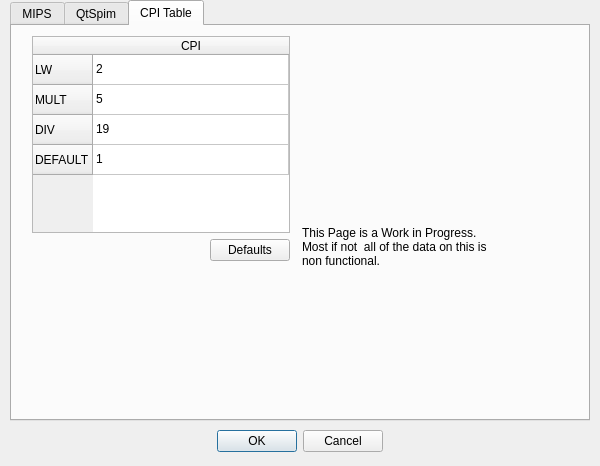
<?xml version="1.0" encoding="UTF-8"?>
<ui version="4.0">
 <class>SettingDialog</class>
 <widget class="QDialog" name="SettingDialog">
  <property name="geometry">
   <rect>
    <x>0</x>
    <y>0</y>
    <width>600</width>
    <height>466</height>
   </rect>
  </property>
  <property name="windowTitle">
   <string>QtSpim Settings</string>
  </property>
  <widget class="QTabWidget" name="tabWidget">
   <property name="geometry">
    <rect>
     <x>10</x>
     <y>0</y>
     <width>580</width>
     <height>421</height>
    </rect>
   </property>
   <property name="currentIndex">
    <number>2</number>
   </property>
   <widget class="QWidget" name="tab">
    <attribute name="title">
     <string>MIPS</string>
    </attribute>
    <widget class="QWidget" name="gridLayoutWidget_1">
     <property name="geometry">
      <rect>
       <x>20</x>
       <y>10</y>
       <width>531</width>
       <height>371</height>
      </rect>
     </property>
     <layout class="QGridLayout" name="gridLayout">
      <item row="1" column="0">
       <widget class="QGroupBox" name="groupBox_3">
        <property name="title">
         <string>Exception Handler</string>
        </property>
        <widget class="QWidget" name="gridLayoutWidget_2">
         <property name="geometry">
          <rect>
           <x>20</x>
           <y>20</y>
           <width>481</width>
           <height>72</height>
          </rect>
         </property>
         <layout class="QVBoxLayout" name="verticalLayout_2">
          <item>
           <layout class="QGridLayout" name="gridLayout_3">
            <item row="0" column="3">
             <widget class="QLineEdit" name="exceptionHandlerLineEdit">
              <property name="sizePolicy">
               <sizepolicy hsizetype="Preferred" vsizetype="Fixed">
                <horstretch>1</horstretch>
                <verstretch>0</verstretch>
               </sizepolicy>
              </property>
              <property name="alignment">
               <set>Qt::AlignCenter</set>
              </property>
             </widget>
            </item>
            <item row="0" column="0">
             <widget class="QCheckBox" name="loadExceptionHandlerCheckBox">
              <property name="sizePolicy">
               <sizepolicy hsizetype="Fixed" vsizetype="Fixed">
                <horstretch>0</horstretch>
                <verstretch>0</verstretch>
               </sizepolicy>
              </property>
              <property name="text">
               <string>Load Exception Handler</string>
              </property>
             </widget>
            </item>
            <item row="0" column="2">
             <widget class="QLabel" name="label_2">
              <property name="sizePolicy">
               <sizepolicy hsizetype="Fixed" vsizetype="Fixed">
                <horstretch>0</horstretch>
                <verstretch>0</verstretch>
               </sizepolicy>
              </property>
              <property name="text">
               <string>File</string>
              </property>
             </widget>
            </item>
            <item row="0" column="4">
             <widget class="QToolButton" name="exceptionHandlerToolButton">
              <property name="minimumSize">
               <size>
                <width>26</width>
                <height>22</height>
               </size>
              </property>
              <property name="text">
               <string>...</string>
              </property>
             </widget>
            </item>
            <item row="0" column="1">
             <spacer name="horizontalSpacer_3">
              <property name="orientation">
               <enum>Qt::Horizontal</enum>
              </property>
              <property name="sizeHint" stdset="0">
               <size>
                <width>20</width>
                <height>20</height>
               </size>
              </property>
             </spacer>
            </item>
           </layout>
          </item>
          <item alignment="Qt::AlignHCenter">
           <widget class="QPushButton" name="exceptionHandlerResetButton">
            <property name="minimumSize">
             <size>
              <width>200</width>
              <height>32</height>
             </size>
            </property>
            <property name="text">
             <string>Use default exception handler</string>
            </property>
           </widget>
          </item>
         </layout>
        </widget>
       </widget>
      </item>
      <item row="0" column="0">
       <widget class="QGroupBox" name="groupBox_2">
        <property name="title">
         <string>MIPS Simulation Settings</string>
        </property>
        <widget class="QWidget" name="layoutWidget_1">
         <property name="geometry">
          <rect>
           <x>20</x>
           <y>30</y>
           <width>487</width>
           <height>141</height>
          </rect>
         </property>
         <layout class="QVBoxLayout" name="verticalLayout_1">
          <item>
           <layout class="QGridLayout" name="gridLayout_2">
            <item row="0" column="0">
             <widget class="settableCheckBox" name="bareMachineCheckBox">
              <property name="text">
               <string>Bare Machine</string>
              </property>
             </widget>
            </item>
            <item row="1" column="0">
             <widget class="settableCheckBox" name="delayedBranchCheckBox">
              <property name="text">
               <string>Enable Delayed Branches</string>
              </property>
             </widget>
            </item>
            <item row="1" column="1">
             <widget class="settableCheckBox" name="delayedLoadCheckBox">
              <property name="text">
               <string>Enable Delayed Loads</string>
              </property>
             </widget>
            </item>
            <item row="2" column="0">
             <widget class="QCheckBox" name="mappedIOCheckBox">
              <property name="text">
               <string>Enable Mapped IO</string>
              </property>
             </widget>
            </item>
            <item row="0" column="1">
             <widget class="settableCheckBox" name="pseudoInstCheckBox">
              <property name="text">
               <string>Accept Pseudo Instructions</string>
              </property>
             </widget>
            </item>
           </layout>
          </item>
          <item>
           <layout class="QHBoxLayout" name="horizontalLayout">
            <item>
             <widget class="QPushButton" name="simplePushButton">
              <property name="minimumSize">
               <size>
                <width>239</width>
                <height>32</height>
               </size>
              </property>
              <property name="text">
               <string>Simple Machine</string>
              </property>
             </widget>
            </item>
            <item>
             <widget class="QPushButton" name="barePushButton">
              <property name="minimumSize">
               <size>
                <width>238</width>
                <height>32</height>
               </size>
              </property>
              <property name="text">
               <string>Bare Machine</string>
              </property>
             </widget>
            </item>
           </layout>
          </item>
         </layout>
        </widget>
       </widget>
      </item>
     </layout>
    </widget>
   </widget>
   <widget class="QWidget" name="tab_2">
    <attribute name="title">
     <string>QtSpim</string>
    </attribute>
    <widget class="QWidget" name="verticalLayoutWidget_1">
     <property name="geometry">
      <rect>
       <x>20</x>
       <y>10</y>
       <width>541</width>
       <height>371</height>
      </rect>
     </property>
     <layout class="QVBoxLayout" name="verticalLayout_4">
      <item>
       <widget class="QGroupBox" name="groupBox">
        <property name="title">
         <string>Simulator</string>
        </property>
        <widget class="QWidget" name="layoutWidget_2">
         <property name="geometry">
          <rect>
           <x>20</x>
           <y>20</y>
           <width>491</width>
           <height>91</height>
          </rect>
         </property>
         <layout class="QVBoxLayout" name="verticalLayout_3">
          <item>
           <layout class="QHBoxLayout" name="horizontalLayout_2">
            <item>
             <widget class="QLabel" name="label_3">
              <property name="text">
               <string>Length of Recent File list</string>
              </property>
             </widget>
            </item>
            <item>
             <widget class="QLineEdit" name="recentFilesLineEdit">
              <property name="sizePolicy">
               <sizepolicy hsizetype="Fixed" vsizetype="Fixed">
                <horstretch>0</horstretch>
                <verstretch>0</verstretch>
               </sizepolicy>
              </property>
             </widget>
            </item>
            <item>
             <spacer name="horizontalSpacer_4">
              <property name="orientation">
               <enum>Qt::Horizontal</enum>
              </property>
              <property name="sizeHint" stdset="0">
               <size>
                <width>0</width>
                <height>0</height>
               </size>
              </property>
             </spacer>
            </item>
           </layout>
          </item>
          <item>
           <layout class="QHBoxLayout" name="horizontalLayout_3">
            <item>
             <widget class="QCheckBox" name="quietCheckBox">
              <property name="text">
               <string>Quiet</string>
              </property>
             </widget>
            </item>
           </layout>
          </item>
         </layout>
        </widget>
       </widget>
      </item>
      <item>
       <widget class="QGroupBox" name="groupBox_4">
        <property name="title">
         <string>Register Windows</string>
        </property>
        <widget class="QWidget" name="gridLayoutWidget_3">
         <property name="geometry">
          <rect>
           <x>20</x>
           <y>20</y>
           <width>491</width>
           <height>91</height>
          </rect>
         </property>
         <layout class="QGridLayout" name="gridLayout_4">
          <item row="1" column="1">
           <widget class="QLineEdit" name="regWinBackgroundLineEdit">
            <property name="sizePolicy">
             <sizepolicy hsizetype="Fixed" vsizetype="Fixed">
              <horstretch>0</horstretch>
              <verstretch>0</verstretch>
             </sizepolicy>
            </property>
           </widget>
          </item>
          <item row="0" column="1">
           <widget class="QLineEdit" name="regWinFontLineEdit">
            <property name="sizePolicy">
             <sizepolicy hsizetype="Fixed" vsizetype="Fixed">
              <horstretch>0</horstretch>
              <verstretch>0</verstretch>
             </sizepolicy>
            </property>
           </widget>
          </item>
          <item row="1" column="0">
           <widget class="QLabel" name="label_4">
            <property name="text">
             <string>Background Color</string>
            </property>
            <property name="alignment">
             <set>Qt::AlignRight|Qt::AlignTrailing|Qt::AlignVCenter</set>
            </property>
           </widget>
          </item>
          <item row="1" column="2">
           <widget class="QToolButton" name="regWinBackgroundToolButton">
            <property name="minimumSize">
             <size>
              <width>26</width>
              <height>22</height>
             </size>
            </property>
            <property name="text">
             <string>...</string>
            </property>
           </widget>
          </item>
          <item row="0" column="0">
           <widget class="QLabel" name="label">
            <property name="text">
             <string>Font</string>
            </property>
           </widget>
          </item>
          <item row="0" column="4">
           <widget class="QLineEdit" name="regWinFontColorLineEdit"/>
          </item>
          <item row="0" column="5">
           <widget class="QToolButton" name="regWinFontColorToolButton">
            <property name="minimumSize">
             <size>
              <width>26</width>
              <height>22</height>
             </size>
            </property>
            <property name="text">
             <string>...</string>
            </property>
           </widget>
          </item>
          <item row="0" column="3">
           <widget class="QLabel" name="label_7">
            <property name="text">
             <string>Color</string>
            </property>
           </widget>
          </item>
          <item row="0" column="2">
           <widget class="QToolButton" name="regWinFontToolButton">
            <property name="minimumSize">
             <size>
              <width>26</width>
              <height>22</height>
             </size>
            </property>
            <property name="text">
             <string>...</string>
            </property>
           </widget>
          </item>
         </layout>
        </widget>
       </widget>
      </item>
      <item>
       <widget class="QGroupBox" name="groupBox_5">
        <property name="title">
         <string>Text and Data Windows</string>
        </property>
        <widget class="QWidget" name="gridLayoutWidget_4">
         <property name="geometry">
          <rect>
           <x>20</x>
           <y>20</y>
           <width>491</width>
           <height>91</height>
          </rect>
         </property>
         <layout class="QGridLayout" name="gridLayout_5">
          <item row="0" column="5">
           <widget class="QToolButton" name="textWinFontColorToolButton">
            <property name="minimumSize">
             <size>
              <width>26</width>
              <height>22</height>
             </size>
            </property>
            <property name="text">
             <string>...</string>
            </property>
           </widget>
          </item>
          <item row="0" column="4">
           <widget class="QLineEdit" name="textWinFontColorLineEdit"/>
          </item>
          <item row="1" column="1">
           <widget class="QLineEdit" name="textWinBackgroundLineEdit">
            <property name="sizePolicy">
             <sizepolicy hsizetype="Fixed" vsizetype="Fixed">
              <horstretch>0</horstretch>
              <verstretch>0</verstretch>
             </sizepolicy>
            </property>
           </widget>
          </item>
          <item row="1" column="0">
           <widget class="QLabel" name="label_6">
            <property name="text">
             <string>Background Color</string>
            </property>
           </widget>
          </item>
          <item row="1" column="2">
           <widget class="QToolButton" name="textWinBackgroundToolButton">
            <property name="minimumSize">
             <size>
              <width>26</width>
              <height>22</height>
             </size>
            </property>
            <property name="text">
             <string>...</string>
            </property>
           </widget>
          </item>
          <item row="0" column="3">
           <widget class="QLabel" name="label_8">
            <property name="text">
             <string>Color</string>
            </property>
           </widget>
          </item>
          <item row="0" column="0">
           <widget class="QLabel" name="label_5">
            <property name="text">
             <string>Font</string>
            </property>
           </widget>
          </item>
          <item row="0" column="2">
           <widget class="QToolButton" name="textWinFontToolButton">
            <property name="minimumSize">
             <size>
              <width>26</width>
              <height>22</height>
             </size>
            </property>
            <property name="text">
             <string>...</string>
            </property>
           </widget>
          </item>
          <item row="0" column="1">
           <widget class="QLineEdit" name="textWinFontLineEdit">
            <property name="sizePolicy">
             <sizepolicy hsizetype="Fixed" vsizetype="Fixed">
              <horstretch>0</horstretch>
              <verstretch>0</verstretch>
             </sizepolicy>
            </property>
           </widget>
          </item>
         </layout>
        </widget>
       </widget>
      </item>
     </layout>
    </widget>
   </widget>
   <widget class="QWidget" name="tab_3">
    <attribute name="title">
     <string>CPI Table</string>
    </attribute>
    <widget class="QWidget" name="layoutWidget">
     <property name="geometry">
      <rect>
       <x>20</x>
       <y>10</y>
       <width>258</width>
       <height>225</height>
      </rect>
     </property>
     <layout class="QVBoxLayout" name="verticalLayout">
      <item>
       <widget class="QTableWidget" name="cpiTable">
        <attribute name="horizontalHeaderStretchLastSection">
         <bool>true</bool>
        </attribute>
        <row>
         <property name="text">
          <string>LW</string>
         </property>
        </row>
        <row>
         <property name="text">
          <string>MULT</string>
         </property>
        </row>
        <row>
         <property name="text">
          <string>DIV</string>
         </property>
        </row>
        <row>
         <property name="text">
          <string>DEFAULT</string>
         </property>
        </row>
        <column>
         <property name="text">
          <string>CPI</string>
         </property>
         <property name="textAlignment">
          <set>AlignCenter</set>
         </property>
        </column>
        <item row="0" column="0">
         <property name="text">
          <string>2</string>
         </property>
        </item>
        <item row="1" column="0">
         <property name="text">
          <string>5</string>
         </property>
        </item>
        <item row="2" column="0">
         <property name="text">
          <string>19</string>
         </property>
        </item>
        <item row="3" column="0">
         <property name="text">
          <string>1</string>
         </property>
        </item>
       </widget>
      </item>
      <item>
       <layout class="QHBoxLayout" name="horizontalLayout_4">
        <item>
         <spacer name="horizontalSpacer">
          <property name="orientation">
           <enum>Qt::Horizontal</enum>
          </property>
          <property name="sizeHint" stdset="0">
           <size>
            <width>40</width>
            <height>20</height>
           </size>
          </property>
         </spacer>
        </item>
        <item>
         <widget class="QPushButton" name="cpiTableDefaultButton">
          <property name="text">
           <string>Defaults</string>
          </property>
         </widget>
        </item>
       </layout>
      </item>
     </layout>
    </widget>
    <widget class="QLabel" name="label_9">
     <property name="geometry">
      <rect>
       <x>290</x>
       <y>180</y>
       <width>201</width>
       <height>81</height>
      </rect>
     </property>
     <property name="text">
      <string>This Page is a Work in Progress. Most if not  all of the data on this is non functional.</string>
     </property>
     <property name="wordWrap">
      <bool>true</bool>
     </property>
    </widget>
   </widget>
  </widget>
  <widget class="QDialogButtonBox" name="buttonBox">
   <property name="geometry">
    <rect>
     <x>210</x>
     <y>430</y>
     <width>180</width>
     <height>23</height>
    </rect>
   </property>
   <property name="minimumSize">
    <size>
     <width>180</width>
     <height>23</height>
    </size>
   </property>
   <property name="standardButtons">
    <set>QDialogButtonBox::Cancel|QDialogButtonBox::Ok</set>
   </property>
   <property name="centerButtons">
    <bool>true</bool>
   </property>
  </widget>
 </widget>
 <customwidgets>
  <customwidget>
   <class>settableCheckBox</class>
   <extends>QCheckBox</extends>
   <header location="global">settablecheckbox.h</header>
  </customwidget>
 </customwidgets>
 <tabstops>
  <tabstop>tabWidget</tabstop>
  <tabstop>bareMachineCheckBox</tabstop>
  <tabstop>pseudoInstCheckBox</tabstop>
  <tabstop>delayedBranchCheckBox</tabstop>
  <tabstop>delayedLoadCheckBox</tabstop>
  <tabstop>mappedIOCheckBox</tabstop>
  <tabstop>simplePushButton</tabstop>
  <tabstop>barePushButton</tabstop>
  <tabstop>loadExceptionHandlerCheckBox</tabstop>
  <tabstop>exceptionHandlerLineEdit</tabstop>
  <tabstop>exceptionHandlerToolButton</tabstop>
  <tabstop>exceptionHandlerResetButton</tabstop>
  <tabstop>buttonBox</tabstop>
  <tabstop>recentFilesLineEdit</tabstop>
  <tabstop>regWinFontLineEdit</tabstop>
  <tabstop>regWinFontToolButton</tabstop>
  <tabstop>regWinFontColorLineEdit</tabstop>
  <tabstop>regWinFontColorToolButton</tabstop>
  <tabstop>regWinBackgroundLineEdit</tabstop>
  <tabstop>regWinBackgroundToolButton</tabstop>
  <tabstop>textWinFontLineEdit</tabstop>
  <tabstop>textWinFontToolButton</tabstop>
  <tabstop>textWinFontColorLineEdit</tabstop>
  <tabstop>textWinFontColorToolButton</tabstop>
  <tabstop>textWinBackgroundLineEdit</tabstop>
  <tabstop>textWinBackgroundToolButton</tabstop>
 </tabstops>
 <resources/>
 <connections>
  <connection>
   <sender>buttonBox</sender>
   <signal>accepted()</signal>
   <receiver>SettingDialog</receiver>
   <slot>accept()</slot>
   <hints>
    <hint type="sourcelabel">
     <x>317</x>
     <y>441</y>
    </hint>
    <hint type="destinationlabel">
     <x>299</x>
     <y>235</y>
    </hint>
   </hints>
  </connection>
  <connection>
   <sender>buttonBox</sender>
   <signal>rejected()</signal>
   <receiver>SettingDialog</receiver>
   <slot>reject()</slot>
   <hints>
    <hint type="sourcelabel">
     <x>317</x>
     <y>441</y>
    </hint>
    <hint type="destinationlabel">
     <x>299</x>
     <y>235</y>
    </hint>
   </hints>
  </connection>
 </connections>
</ui>
